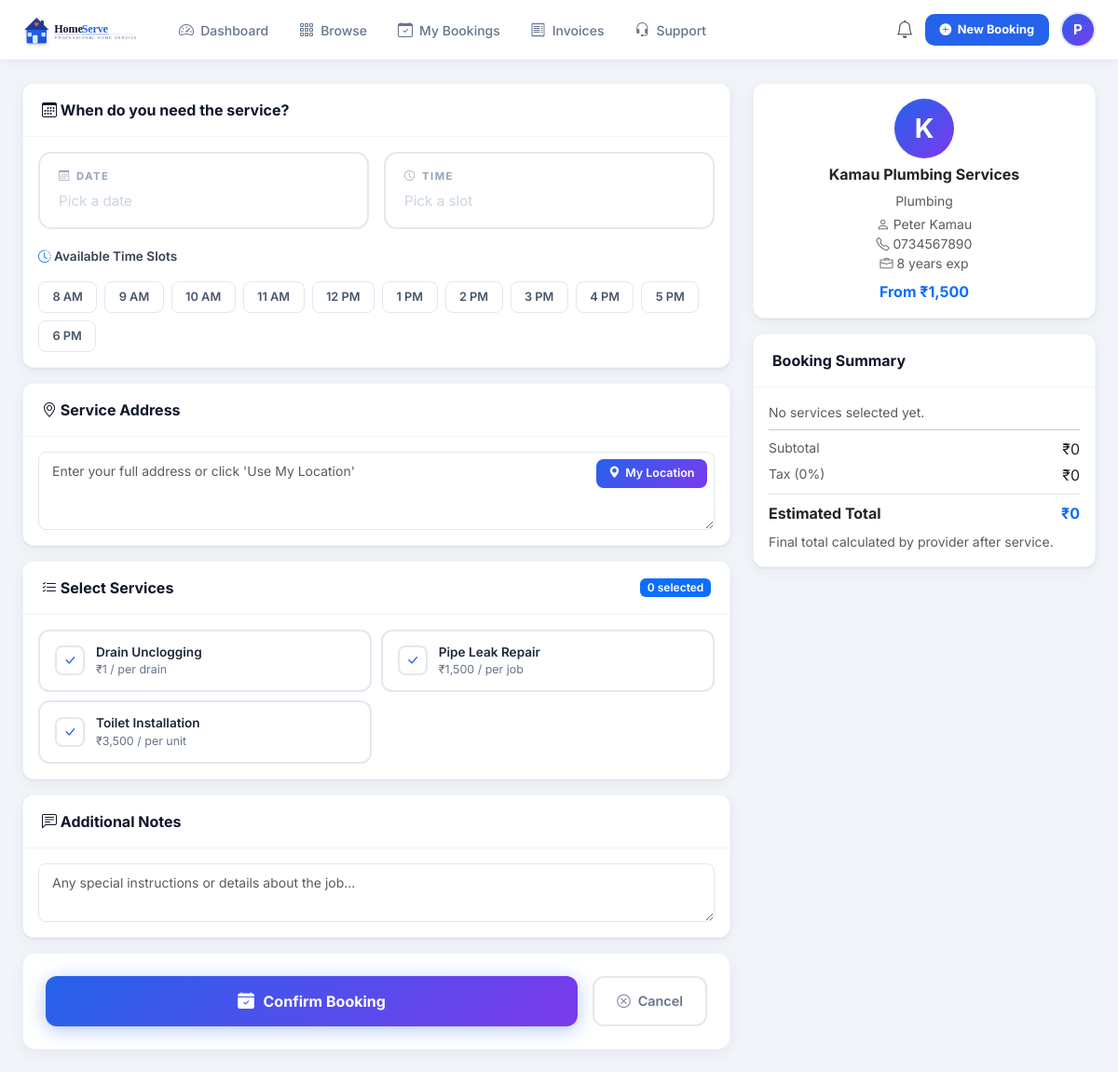
The app's page /modules/user/book.php?provider_id=1 (signed in) with its own data.
### tables this page shows
CREATE TABLE `providers` (
  `id` int(11) NOT NULL,
  `user_id` int(11) NOT NULL,
  `category_id` int(11) NOT NULL,
  `business_name` varchar(150) NOT NULL,
  `bio` text DEFAULT NULL,
  `experience_years` int(11) DEFAULT 0,
  `base_price` decimal(10,2) DEFAULT 0.00,
  `availability_status` enum('available','busy','offline') DEFAULT 'available',
  `approval_status` enum('pending','approved','suspended') DEFAULT 'pending',
  `profile_photo` varchar(255) DEFAULT NULL,
  `address` text DEFAULT NULL,
  `created_at` timestamp NOT NULL DEFAULT current_timestamp(),
  `updated_at` timestamp NOT NULL DEFAULT current_timestamp() ON UPDATE current_timestamp()
);

CREATE TABLE `categories` (
  `id` int(11) NOT NULL,
  `name` varchar(100) NOT NULL,
  `description` text DEFAULT NULL,
  `icon` varchar(50) DEFAULT 'bi-tools',
  `color` varchar(20) DEFAULT '#0d6efd',
  `status` enum('active','inactive') DEFAULT 'active',
  `created_at` timestamp NOT NULL DEFAULT current_timestamp()
);

CREATE TABLE `users` (
  `id` int(11) NOT NULL,
  `name` varchar(100) NOT NULL,
  `email` varchar(150) NOT NULL,
  `phone` varchar(20) DEFAULT NULL,
  `password` varchar(255) NOT NULL,
  `role` enum('customer','admin') DEFAULT 'customer',
  `status` enum('active','suspended') DEFAULT 'active',
  `avatar` varchar(255) DEFAULT NULL,
  `created_at` timestamp NOT NULL DEFAULT current_timestamp(),
  `updated_at` timestamp NOT NULL DEFAULT current_timestamp() ON UPDATE current_timestamp()
);

CREATE TABLE `services` (
  `id` int(11) NOT NULL,
  `category_id` int(11) NOT NULL,
  `name` varchar(150) NOT NULL,
  `description` text DEFAULT NULL,
  `unit` varchar(50) DEFAULT 'per visit',
  `price` decimal(10,2) NOT NULL,
  `status` enum('active','inactive') DEFAULT 'active',
  `created_at` timestamp NOT NULL DEFAULT current_timestamp(),
  `updated_at` timestamp NOT NULL DEFAULT current_timestamp() ON UPDATE current_timestamp()
);

### includes/auth.php (called while the page is built, shortened)
<?php
function sanitize($input) {
    return htmlspecialchars(strip_tags(trim($input)), ENT_QUOTES, 'UTF-8');
}

### modules/user/book.php (the view, shortened to what this page needs)
<?php
require_once __DIR__ . '/../../includes/auth.php';
$db = getDB();
$providerId = (int)($_GET['provider_id'] ?? 0);
$stmt = $db->prepare("SELECT p.*, u.name as provider_name, u.email, u.phone,
    c.name as category_name, c.id as cat_id
    FROM providers p JOIN users u ON p.user_id=u.id JOIN categories c ON p.category_id=c.id
    WHERE p.id=? AND p.approval_status='approved'");
$stmt->execute([$providerId]);
$provider = $stmt->fetch();
$services = $db->prepare("SELECT * FROM services WHERE category_id=? AND status='active' ORDER BY name");
$services->execute([$provider['cat_id']]);
$serviceList = $services->fetchAll();
?>
<?php require_once __DIR__ . '/../../includes/header.php'; ?>
<?php require_once __DIR__ . '/../../includes/topnav_user.php'; ?>
<div class="user-main-content">
  <div class="page-content">
    <div class="row g-4">
      <div class="col-md-4 order-md-2">
        <div class="card mb-3">
          <div class="card-body text-center">
            <div class="provider-avatar mx-auto mb-2" style="width:64px;height:64px;font-size:1.8rem">
              <?= strtoupper(substr($provider['business_name'],0,1)) ?>
            </div>
            <h6 class="fw-700"><?= sanitize($provider['business_name']) ?></h6>
            <div class="text-muted small mb-1"><?= sanitize($provider['category_name']) ?></div>
            <div class="text-muted small"><i class="bi bi-person"></i> <?= sanitize($provider['provider_name']) ?></div>
            <div class="text-muted small"><i class="bi bi-telephone"></i> <?= sanitize($provider['phone'] ?? 'N/A') ?></div>
            <div class="text-muted small"><i class="bi bi-briefcase"></i> <?= $provider['experience_years'] ?> years exp</div>
            <div class="mt-2 fw-700 text-primary">From &#8377;<?= number_format($provider['base_price'], 0) ?></div>
          </div>
        </div>
        <div class="card">
          <div class="card-header"><span class="card-title">Booking Summary</span></div>
          <div class="card-body">
            <div id="summaryItems" class="mb-2 text-muted small">No services selected yet.</div>
            <hr class="my-2">
            <div class="d-flex justify-content-between mb-1"><span class="text-muted small">Subtotal</span><span id="subtotalDisplay">&#8377;0</span></div>
            <div class="d-flex justify-content-between mb-2"><span class="text-muted small">Tax (<?= TAX_RATE ?>%)</span><span id="taxDisplay">&#8377;0</span></div>
            <div class="d-flex justify-content-between fw-700 pt-2 border-top"><span>Estimated Total</span><span id="totalDisplay" class="text-primary">&#8377;0</span></div>
            <p class="text-muted small mt-2 mb-0">Final total calculated by provider after service.</p>
          </div>
        </div>
      </div>
      <div class="col-md-8 order-md-1">
        <form method="POST" id="bookingForm">
          <div class="card mb-3">
            <div class="card-header"><span class="card-title"><i class="bi bi-calendar3"></i> When do you need the service?</span></div>
            <div class="card-body">
              <div class="datetime-group mb-3">
                <div class="datetime-card" id="dateCard">
                  <div class="dc-label" id="dateLabelEl"><i class="bi bi-calendar3"></i> Date</div>
                  <div class="dc-value" id="dateDisplay"><span class="dc-placeholder">Pick a date</span></div>
                </div>
                <div class="datetime-card" id="timeCard">
                  <div class="dc-label" id="timeLabelEl"><i class="bi bi-clock"></i> Time</div>
                  <div class="dc-value" id="timeDisplay"><span class="dc-placeholder">Pick a slot</span></div>
                </div>
              </div>
              <label class="form-label fw-600" style="font-size:.85rem"><i class="bi bi-clock-history text-primary"></i> Available Time Slots</label>
              <div class="time-slots" id="timeSlots">
                <?php
                $slots = ['08:00','09:00','10:00','11:00','12:00','13:00','14:00','15:00','16:00','17:00','18:00'];
                $labels= ['8 AM','9 AM','10 AM','11 AM','12 PM','1 PM','2 PM','3 PM','4 PM','5 PM','6 PM'];
                foreach ($slots as $i => $slot): ?>
                <div class="time-slot" onclick="selectTime('<?= $slot ?>','<?= $labels[$i] ?>')"><?= $labels[$i] ?></div>
                <?php endforeach; ?>
              </div>
            </div>
          </div>
          <div class="card mb-3">
            <div class="card-header"><span class="card-title"><i class="bi bi-geo-alt"></i> Service Address</span></div>
            <div class="card-body">
              <div class="address-wrap">
                <textarea name="address" id="addressField" class="form-control" rows="3"
                  placeholder="Enter your full address or click 'Use My Location'" required></textarea>
                <button type="button" class="btn-locate" id="locateBtn" onclick="getLocation()">
                  <i class="bi bi-geo-alt-fill"></i> My Location
                </button>
              </div>
            </div>
          </div>
          <div class="card mb-3">
            <div class="card-header d-flex justify-content-between align-items-center">
              <span class="card-title"><i class="bi bi-list-check"></i> Select Services</span>
              <span class="badge bg-primary" id="svcCount">0 selected</span>
            </div>
            <div class="card-body">
              <?php if (empty($serviceList)): ?>
              <p class="text-muted">No services listed for this category.</p>
              <?php else: ?>
              <div class="service-grid" id="serviceGrid">
                <?php foreach ($serviceList as $s): ?>
                <div class="service-check-item" data-id="<?= $s['id'] ?>" data-price="<?= $s['price'] ?>" data-name="<?= sanitize($s['name']) ?>">
                  <div class="svc-check-icon"><i class="bi bi-check-lg"></i></div>
                  <div>
                    <div class="svc-name"><?= sanitize($s['name']) ?></div>
                    <div class="svc-price">&#8377;<?= number_format($s['price'],0) ?> / <?= sanitize($s['unit']) ?></div>
                  </div>
                </div>
                <?php endforeach; ?>
              </div>
              <?php endif; ?>
            </div>
          </div>
          <div class="card mb-3">
            <div class="card-header"><span class="card-title"><i class="bi bi-chat-left-text"></i> Additional Notes</span></div>
            <div class="card-body">
              <textarea name="notes" class="form-control" rows="2" placeholder="Any special instructions or details about the job..."></textarea>
            </div>
          </div>
          <div class="action-buttons">
            <button type="submit" class="btn-confirm">
              <i class="bi bi-calendar-check-fill"></i>
              Confirm Booking
            </button>
            <a href="<?= APP_URL ?>/modules/user/browse.php" class="btn-cancel-book">
              <i class="bi bi-x-circle"></i> Cancel
            </a>
          </div>
        </form>
      </div>
    </div>
  </div>
</div>
<?php require_once __DIR__ . '/../../includes/footer.php'; ?>

### assets/css/main.css (style rules this page uses)
:root { --primary: #2563eb; --primary-dark: #1d4ed8; --primary-light: #eff6ff; --secondary: #7c3aed; --success: #059669; --warning: #d97706; --danger: #dc2626; --sidebar-width: 260px; --sidebar-bg: #0f172a; --sidebar-hover: rgba(255,255,255,0.08); --topbar-height: 64px; --card-shadow: 0 1px 3px rgba(0,0,0,.07), 0 4px 16px rgba(0,0,0,.05); --card-radius: 12px; --transition: all .2s ease; }
* { box-sizing: border-box; }
body { font-family: 'Inter', sans-serif; background: #f1f5f9; color: #1e293b; margin: 0; }
.page-content { padding: 1.5rem; flex: 1; }
.card { border: 1px solid #f1f5f9; border-radius: var(--card-radius); box-shadow: var(--card-shadow); background: #fff; }
.card-header { background: #fff; border-bottom: 1px solid #f1f5f9; padding: 1rem 1.25rem; border-radius: var(--card-radius) var(--card-radius) 0 0 !important; }
.card-header .card-title { font-weight: 700; color: #0f172a; margin: 0; font-size: 1rem; }
.provider-avatar { width: 56px; height: 56px; border-radius: 50%; background: linear-gradient(135deg, var(--primary), var(--secondary)); color: #fff; display: flex; align-items: center; justify-content: center; font-size: 1.4rem; font-weight: 700; flex-shrink: 0; }
.form-label { font-weight: 500; font-size: .875rem; color: #374151; }
.form-control, .form-select { border-radius: 8px; border: 1.5px solid #e2e8f0; font-size: .875rem; padding: .6rem .875rem; transition: var(--transition); }
.badge { font-size: .75rem; font-weight: 600; padding: .35em .65em; border-radius: 6px; }
.page-content { animation: fadeIn .4s ease both; }
.card { animation: fadeInUp .4s ease both; }
.form-control, .form-select { transition: border-color .2s ease, box-shadow .2s ease, transform .2s ease; }
.badge { animation: scaleIn .3s cubic-bezier(.34,1.56,.64,1) both; }
.user-main-content { min-height: 100vh; background: #f1f5f9; }
.user-main-content .page-content { padding: 1.5rem; }
.fw-600 { font-weight: 600 !important; }
.fw-700 { font-weight: 700 !important; }

### records on screen
providers: business_name "K", business_name "Kamau Plumbing Services", category.name "Plumbing", user.name "Peter Kamau", user.phone "0734567890", experience_years "8", base_price "1,500"
services: name "Drain Unclogging", price "1", unit "per drain"
services: name "Pipe Leak Repair", price "1,500", unit "per job"
services: name "Toilet Installation", price "3,500", unit "per unit"

### other values on screen
$label "Dashboard"
$label "Browse"
$label "My Bookings"
$label "Invoices"
$label "Support"
substr($_SESSION['name'] ?? 'U', 0, 1) "P"
TAX_RATE "0"
$labels[$i] "8 AM"
$labels[$i] "9 AM"
$labels[$i] "10 AM"
$labels[$i] "11 AM"
$labels[$i] "12 PM"
$labels[$i] "1 PM"
$labels[$i] "2 PM"
$labels[$i] "3 PM"
